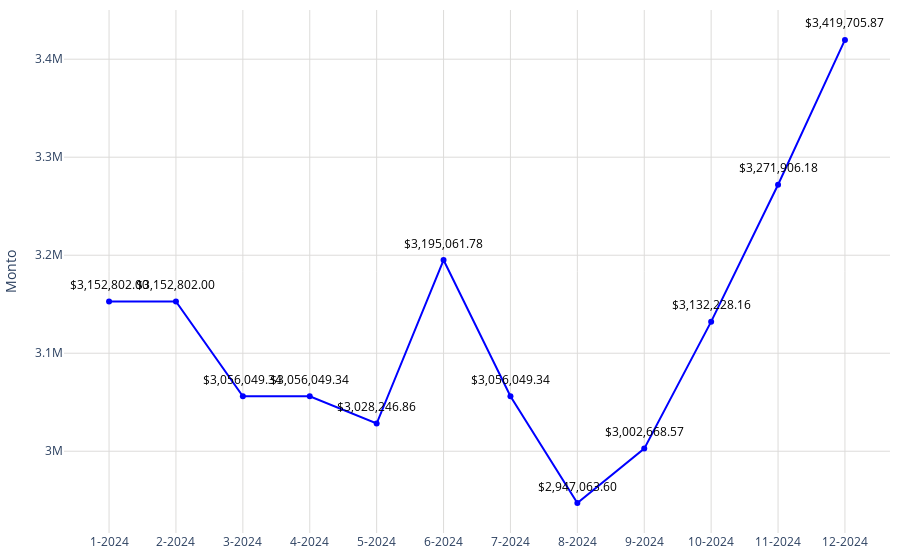

Source (notebook cell):
### Code cell
# Datos
año = df_proyecciones_24['label']
promedio = df_proyecciones_24['promedio']

# Crear una función para formatear los valores grandes en palabras en español
def formatear_numero(valor):
    if valor >= 1_000_000_000_000:
        return f'{valor / 1_000_000_000:.2f} billones'
    elif valor >= 1_000_000_000:
        return f'{valor / 1_000_000_000:.0f} mil millones'  # Mil millones
    elif valor >= 1_000_000:
        return f'{valor / 1_000_000:.0f} millones'  # Millones
    elif valor >= 1_000:
        return f'{valor / 1_000:.0f} mil'  # Mil
    else:
        return str(valor)
# Configurar los valores y el texto del eje Y
tickvals = [2500000000,3000000000,3200000000]
ticktext = [formatear_numero(val) for val in tickvals]

fig = go.Figure()
fig.add_trace(go.Scatter(
    x=año,
    y=promedio,
    mode='markers+lines',
    marker=dict(color='blue'),
))
# Agregar anotaciones para mostrar los valores encima de los puntos
for a, p in zip(año, promedio):
    fig.add_annotation(
        x=a,
        y=p,
        text=f"${p:,.2f}",  # Formatear el valor del promedio como moneda
        showarrow=False,
        font=dict(color='black', size=12),
        xshift=0,
        yshift=17,
        textangle=0
    )
# Actualizar diseño
fig.update_layout(
    #title='Plusvalía estimada',   
    yaxis=dict(
        title="Monto",
        gridwidth=1,  # Ancho de las líneas de la cuadrícula
        gridcolor='#dddcda', 

    ),
    xaxis=dict(
        gridcolor='#dddcda', 
        tickmode='array',
        tickvals=año,
        ticktext=año
    ),
    plot_bgcolor='rgba(0,0,0,0)',
        margin=dict(l=10, r=10, t=10, b=10)
)

# Exportar gráfica como archivo HTML
def guardar_grafico_como_html(fig, nombre_archivo, carpeta='assets/graficas'):
    # Crear la carpeta si no existe
    if not os.path.exists(carpeta):
        os.makedirs(carpeta)
    
    # Configuración personalizada para la gráfica
    config = {
        'displaylogo': False,  # Ocultar el logo de Plotly
        'modeBarButtonsToRemove': [
            'toImage',       # Botón para guardar como imagen
            'select2d',      # Box select
            'lasso2d',       # Lasso select
            'resetScale2d',  # Reset Axes
        ]
    }

    # Guardar la gráfica como archivo HTML
    pio.write_html(fig, f'{carpeta}/{nombre_archivo}.html', config=config)

guardar_grafico_como_html(fig, 'g_scatt_plusvaliaestimada_mes24', carpeta='assets/graficas')
fig.show()

### Figure 1 — Plotly figure (JSON) as saved in the notebook; plotly's stock layout.template omitted (floating-point values rounded to 4 significant figures)
{"data": [{"marker": {"color": "blue"}, "mode": "markers+lines", "type": "scatter", "x": ["1-2024", "2-2024", "3-2024", "4-2024", "5-2024", "6-2024", "7-2024", "8-2024", "9-2024", "10-2024", "11-2024", "12-2024"], "y": [3153000.0, 3153000.0, 3056000.0, 3056000.0, 3028000.0, 3195000.0, 3056000.0, 2947000.0, 3003000.0, 3132000.0, 3272000.0, 3420000.0]}], "layout": {"annotations": [{"font": {"color": "black", "size": 12}, "showarrow": false, "text": "$3,152,802.00", "textangle": 0, "x": "1-2024", "xshift": 0, "y": 3153000.0, "yshift": 17}, {"font": {"color": "black", "size": 12}, "showarrow": false, "text": "$3,152,802.00", "textangle": 0, "x": "2-2024", "xshift": 0, "y": 3153000.0, "yshift": 17}, {"font": {"color": "black", "size": 12}, "showarrow": false, "text": "$3,056,049.34", "textangle": 0, "x": "3-2024", "xshift": 0, "y": 3056000.0, "yshift": 17}, {"font": {"color": "black", "size": 12}, "showarrow": false, "text": "$3,056,049.34", "textangle": 0, "x": "4-2024", "xshift": 0, "y": 3056000.0, "yshift": 17}, {"font": {"color": "black", "size": 12}, "showarrow": false, "text": "$3,028,246.86", "textangle": 0, "x": "5-2024", "xshift": 0, "y": 3028000.0, "yshift": 17}, {"font": {"color": "black", "size": 12}, "showarrow": false, "text": "$3,195,061.78", "textangle": 0, "x": "6-2024", "xshift": 0, "y": 3195000.0, "yshift": 17}, {"font": {"color": "black", "size": 12}, "showarrow": false, "text": "$3,056,049.34", "textangle": 0, "x": "7-2024", "xshift": 0, "y": 3056000.0, "yshift": 17}, {"font": {"color": "black", "size": 12}, "showarrow": false, "text": "$2,947,063.60", "textangle": 0, "x": "8-2024", "xshift": 0, "y": 2947000.0, "yshift": 17}, {"font": {"color": "black", "size": 12}, "showarrow": false, "text": "$3,002,668.57", "textangle": 0, "x": "9-2024", "xshift": 0, "y": 3003000.0, "yshift": 17}, {"font": {"color": "black", "size": 12}, "showarrow": false, "text": "$3,132,228.16", "textangle": 0, "x": "10-2024", "xshift": 0, "y": 3132000.0, "yshift": 17}, {"font": {"color": "black", "size": 12}, "showarrow": false, "text": "$3,271,906.18", "textangle": 0, "x": "11-2024", "xshift": 0, "y": 3272000.0, "yshift": 17}, {"font": {"color": "black", "size": 12}, "showarrow": false, "text": "$3,419,705.87", "textangle": 0, "x": "12-2024", "xshift": 0, "y": 3420000.0, "yshift": 17}], "margin": {"b": 10, "l": 10, "r": 10, "t": 10}, "plot_bgcolor": "rgba(0,0,0,0)", "xaxis": {"gridcolor": "#dddcda", "tickmode": "array", "ticktext": ["1-2024", "2-2024", "3-2024", "4-2024", "5-2024", "6-2024", "7-2024", "8-2024", "9-2024", "10-2024", "11-2024", "12-2024"], "tickvals": ["1-2024", "2-2024", "3-2024", "4-2024", "5-2024", "6-2024", "7-2024", "8-2024", "9-2024", "10-2024", "11-2024", "12-2024"]}, "yaxis": {"gridcolor": "#dddcda", "gridwidth": 1, "title": {"text": "Monto"}}}}
